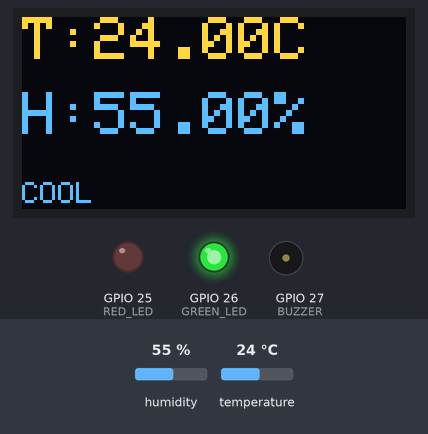
Bench run of a sketch on a simulated ESP32. Shown: 128×64 one-colour display, output pins drawn as LEDs (lit = HIGH), buzzer (waves = sounding, pin HIGH). The test bench sets the inputs (shaded band); at power-on: humidity 55 %, temperature 24 °C. The OLED is the two-colour kind (top 16 rows yellow); what the sketch prints to the serial monitor is not drawn.

Above: at 3.2 s.
3.3 s: humidity set to 79 %
At 5.1 s:
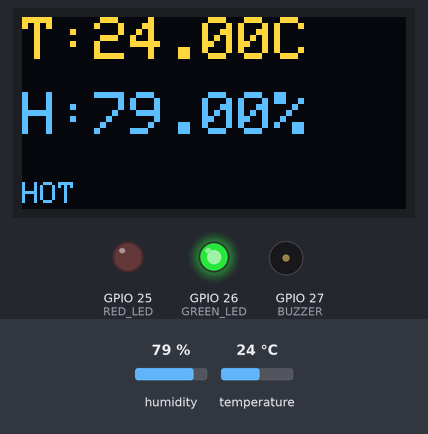
6.0 s: humidity set to 82 %
At 8.4 s:
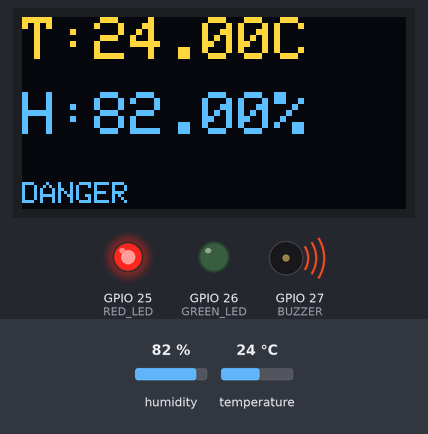
11.5 s: temperature set to 12 °C
At 14.8 s:
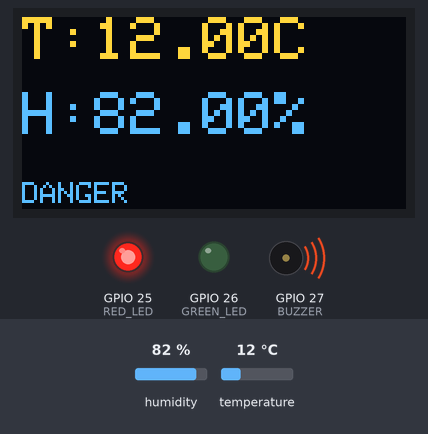
17.4 s: humidity set to 22 %
At 19.4 s:
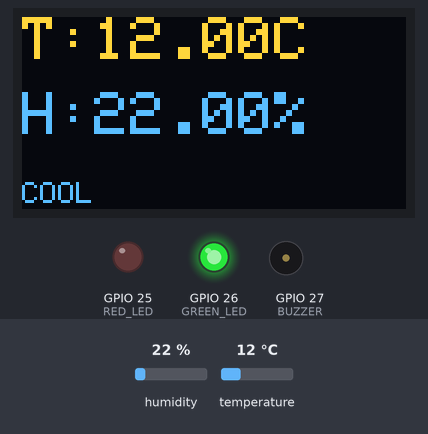
20.1 s: temperature set to 37 °C
At 22.4 s:
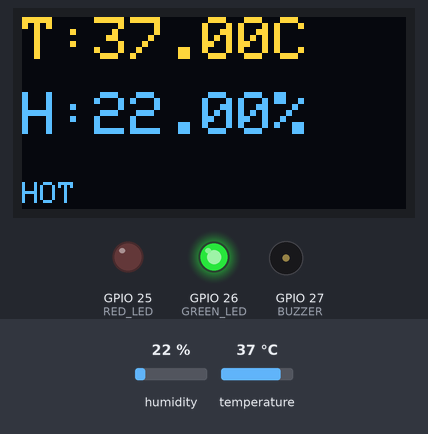
23.5 s: temperature set to 40 °C
At 24.8 s:
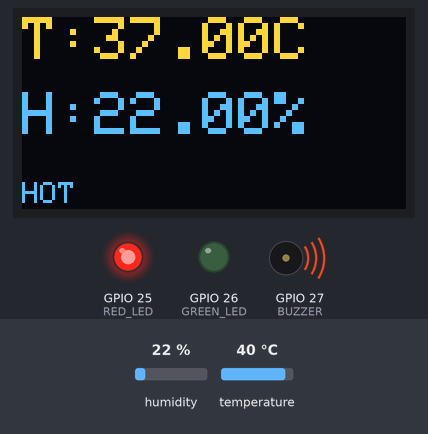
Timing chart, 0 to 28.5 s (numbered marks = the images above; inputs shaded):
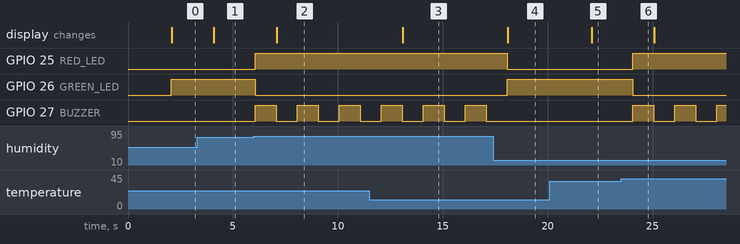

The sketch:

p1-climate-monitor.ino
```cpp
#include <Wire.h>
#include <Adafruit_GFX.h>
#include <Adafruit_SSD1306.h>
#include <DHTesp.h>

// ---------------- OLED ----------------
#define SCREEN_WIDTH 128
#define SCREEN_HEIGHT 64

Adafruit_SSD1306 display(SCREEN_WIDTH, SCREEN_HEIGHT, &Wire, -1);

// ---------------- DHT11 ----------------
DHTesp dht;

// ---------------- Pins ----------------
#define DHT_PIN 4

#define RED_LED 25
#define GREEN_LED 26
#define BUZZER 27

unsigned long lastSensorRead = 0;
unsigned long lastSerialPrint = 0;

void setup() {

  Serial.begin(115200);

  pinMode(RED_LED, OUTPUT);
  pinMode(GREEN_LED, OUTPUT);
  pinMode(BUZZER, OUTPUT);

  digitalWrite(RED_LED, LOW);
  digitalWrite(GREEN_LED, LOW);
  digitalWrite(BUZZER, LOW);

  dht.setup(DHT_PIN, DHTesp::DHT11);

  Wire.begin(21, 22);

  if (!display.begin(SSD1306_SWITCHCAPVCC, 0x3C)) {
    Serial.println("OLED Failed");
    while (1);
  }

  display.clearDisplay();
  display.setTextSize(1);
  display.setTextColor(SSD1306_WHITE);

  display.setCursor(10, 20);
  display.println("Climate Monitor");
  display.display();

  delay(2000);
}

void loop() {

  if (millis() - lastSensorRead >= 2000) {

    lastSensorRead = millis();

    TempAndHumidity data = dht.getTempAndHumidity();

    float temp = data.temperature;
    float hum = data.humidity;

    String status;

    if (temp > 38 || hum > 80) {

      status = "DANGER";

      digitalWrite(RED_LED, HIGH);
      digitalWrite(GREEN_LED, LOW);

      digitalWrite(BUZZER, HIGH);
      delay(1000);
      digitalWrite(BUZZER, LOW);

    }
    else if (temp > 32 || hum > 70) {

      status = "HOT";

      digitalWrite(RED_LED, LOW);
      digitalWrite(GREEN_LED, HIGH);

    }
    else if (temp < 25 && hum < 60) {

      status = "COOL";

      digitalWrite(RED_LED, LOW);
      digitalWrite(GREEN_LED, HIGH);

    }
    else {

      status = "COMFORT";

      digitalWrite(RED_LED, LOW);
      digitalWrite(GREEN_LED, HIGH);
    }
    //For my case
     // ---------- STATUS LOGIC ----------
//     if (temp >= 36.8|| hum > 80) {

//     status = "DANGER";
//     digitalWrite(RED_LED, HIGH);
//     digitalWrite(GREEN_LED, LOW);
//     digitalWrite(BUZZER, HIGH);
//     delay(10000);
//     digitalWrite(BUZZER, LOW);


// }
// else if (temp >= 36|| hum > 70) {

//     status = "HOT";
//     status = "HOT";
//     digitalWrite(RED_LED, LOW);
//     digitalWrite(GREEN_LED, HIGH);
//     digitalWrite(BUZZER, LOW);

// }
// else if (temp >= 35.6) {

//     status = "COMFORT";
//     digitalWrite(RED_LED, LOW);
//     digitalWrite(GREEN_LED, HIGH);
//     digitalWrite(BUZZER, LOW);

// }
// else if(temp<=35.6) {

//     status = "COOL";
//     digitalWrite(RED_LED, LOW);
//     digitalWrite(GREEN_LED, HIGH);
//     digitalWrite(BUZZER, LOW);


// }


    // OLED Display
    display.clearDisplay();

    display.setTextSize(2);

    display.setCursor(0,0);
    display.print("T:");
    display.print(temp);
    display.print("C");

    display.setCursor(0,25);
    display.print("H:");
    display.print(hum);
    display.print("%");

    display.setTextSize(1);
    display.setCursor(0,55);
    display.print(status);

    display.display();

    // CSV Serial Output every 5 sec
    if (millis() - lastSerialPrint >= 5000) {

      lastSerialPrint = millis();

      Serial.print(millis());
      Serial.print(",");

      Serial.print(temp);
      Serial.print(",");

      Serial.print(hum);
      Serial.print(",");

      Serial.println(status);
    }
  }
}
```

Measured:
- the behaviour switches between 80 and 81 % on humidity (found by bisection; images 1 and 2)
- the behaviour switches between 38 and 39 °C on temperature (found by bisection; images 5 and 6)
- after the input at 3.3 s, the display: changes after 0.79 s (image 1)
- after the input at 6.0 s, GPIO 25 (RED_LED): LOW → HIGH after 0.07 s; GPIO 26 (GREEN_LED): HIGH → LOW after 0.07 s; GPIO 27 (BUZZER): alternates HIGH for 1.0 s and LOW for 1.0 s, starting after 0.07 s; the display: changes after 1.1 s (image 2)
- after the input at 11.5 s, the display: changes after 1.6 s (image 3)
- after the input at 17.4 s, GPIO 25 (RED_LED): HIGH → LOW after 0.67 s; GPIO 26 (GREEN_LED): LOW → HIGH after 0.67 s; GPIO 27 (BUZZER): stays LOW (without the input it goes to HIGH after 0.67 s); the display: changes after 0.69 s (image 4)
- after the input at 20.1 s, the display: changes after 2.0 s (image 5)
- after the input at 23.5 s, GPIO 25 (RED_LED): LOW → HIGH after 0.57 s; GPIO 26 (GREEN_LED): HIGH → LOW after 0.57 s; GPIO 27 (BUZZER): alternates HIGH for 1.0 s and LOW for 1.0 s, starting after 0.57 s
